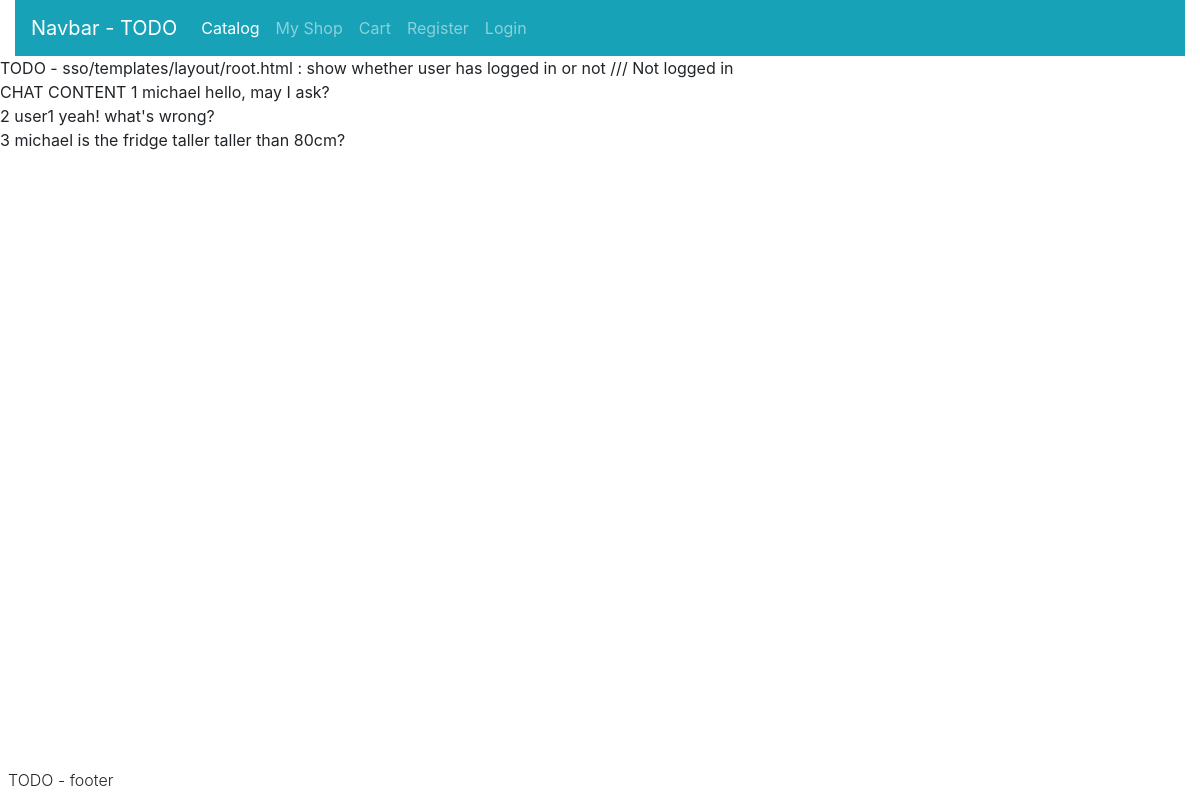
/profile/chats/1, run on the app's committed database.
### catalog/models.py (models this page shows)
class ChatContent(models.Model):
    id = models.AutoField(primary_key=True)
    content = models.CharField(max_length=256, blank=False, default="")
    sender = models.ForeignKey(User, on_delete=models.CASCADE, related_name="chats")
    chat = models.ForeignKey(Chat, on_delete=models.CASCADE, related_name="contents")
    time = models.DateTimeField(auto_now=True)

### sso/models.py (models this page shows)
class User(AbstractUser):
    TIER = [
        ("T4", "Banned User"),
        ("T3", "Standard User"),
        ("T2", "Member User"),
        ("T1", "Administrator")
    ]
    tier = models.CharField(max_length=2, choices=TIER, default="T3")
    def __str__(self):
        return self.username

### userprofile/views.py (the view)
# urls.py: path("chats/<int:chat_id>", views.chatcontent, name="chatcontent"),
def chatcontent(request, chat_id):
    try:
        chatcontents = Chat.retrieve_chats(chat_id)
    except Chat.DoesNotExist:
        return Http404("...")
    return render(request, "profile/chatcontent.html", {
        "chatcontents": chatcontents,
    })

### catalog/models.py (called while the page is built)
    @classmethod
    def retrieve_chats(self, id):
        return Chat.objects.get(id=id).contents.all().order_by("time")

### userprofile/templates/profile/chatcontent.html (shortened to what this page needs)
{% extends "layout/root.html" %}
{% block body %}
    CHAT CONTENT
    {% for chat in chatcontents %}
        {{ chat.id }}
        {{ chat.sender }}
        {{ chat.content }} <br>
    {% empty %}
        No chats yet.
    {% endfor %}
{% endblock body %}

### data on the page
ChatContent: id "1", sender "michael", content "hello, may I ask?"
ChatContent: id "2", sender "user1", content "yeah! what's wrong?"
ChatContent: id "3", sender "michael", content "is the fridge taller taller than 80cm?"
